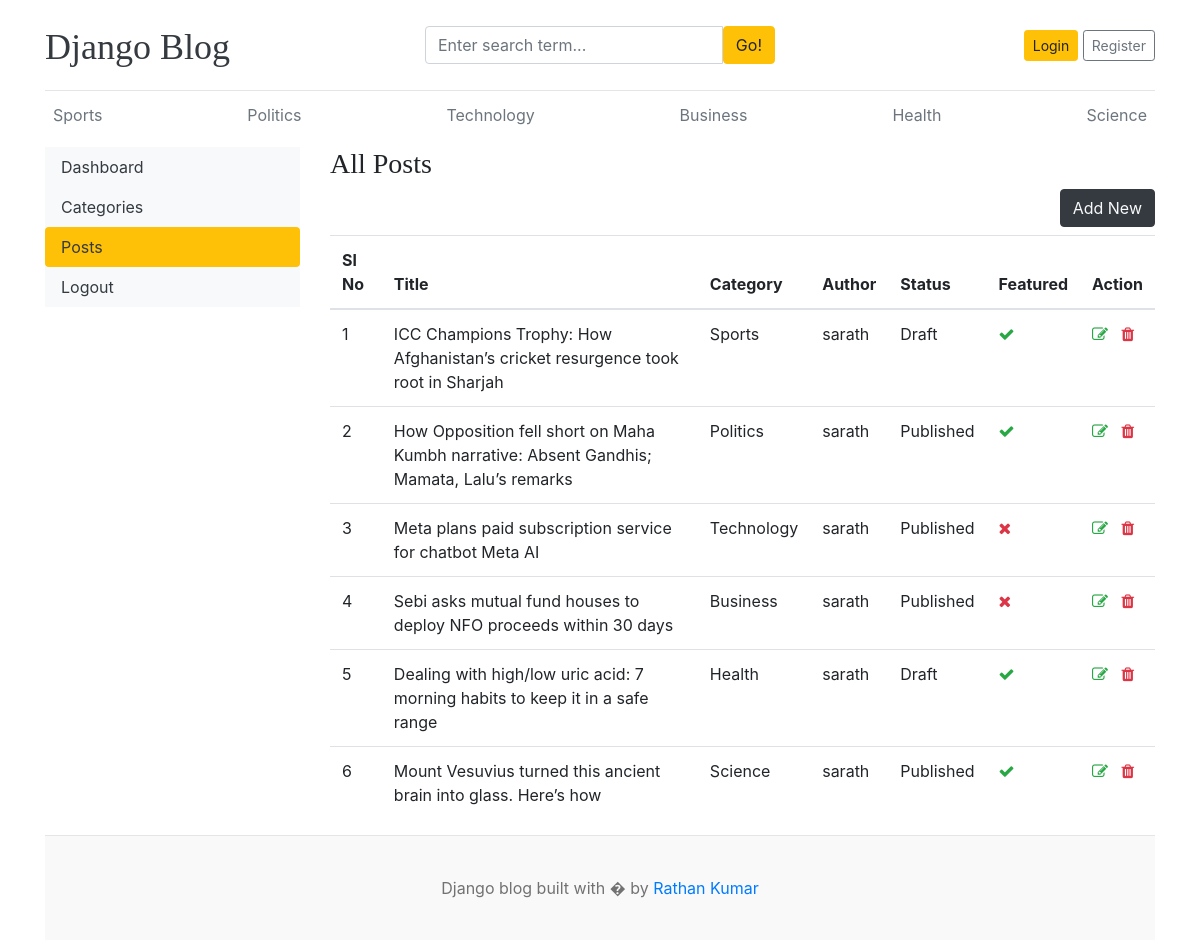
The app's page /dashboards/posts/ with its own data.
### blog/models.py (models this page shows, shortened)
class Category(models.Model):
    cat_name = models.CharField(max_length=30)
    created_at = models.DateTimeField(auto_now_add=True)
    updated_at = models.DateTimeField(auto_now=True)
    def __str__(self):
        return self.cat_name
    class Meta:
        verbose_name_plural = 'Categories'

class Blog(models.Model):
    title = models.CharField(max_length=100)
    slug = models.SlugField(max_length=150,unique=True,blank=True)
    category = models.ForeignKey(Category,on_delete=models.CASCADE)
    author = models.ForeignKey(User,on_delete=models.CASCADE)
    featured_image = models.ImageField(upload_to='uploads/%Y/%m/%d')
    short_desc = models.TextField()
    blog_body = models.TextField()
    status = models.CharField(max_length=20,choices=STATUS_CHOICES,default="Draft")
    is_featured = models.BooleanField(default=False)
    created_at = models.DateTimeField(auto_now_add=True)
    updated_at = models.DateTimeField(auto_now=True)

### dashboards/views.py (the view)
# urls.py: path('posts/',views.posts,name='posts'),
def posts(request):
    categories = Category.objects.all()
    posts = Blog.objects.all()
    context = {
        'categories':categories,
        'posts':posts
    }
    return render(request,'dashboards/posts.html',context)

### templates/dashboards/posts.html (shortened to what this page needs)
{% extends 'blog/base.html' %}
{% block content %}
<div class="row">
{% include 'dashboards/sidebar.html' %}
<div class="col-md-9">
<h3>All Posts</h3>
<a href="{% url 'add_posts' %}" class="btn btn-dark text-light float-right mb-2">Add New</a>
    <table class="table table-hover">
        <thead>
          <tr>
            <th>Sl No</th>
            <th>Title</th>
            <th>Category</th>
            <th>Author</th>
            <th>Status</th>
            <th>Featured</th>
            <th>Action</th>
          </tr>
        </thead>
        <tbody>
            {% for i in posts %}
          <tr>
            <td>{{forloop.counter}}</td>
            <td>{{i.title}}</td>
            <td>{{i.category}}</td>
            <td>{{i.author}}</td>
            <td>{{i.status}}</td>
            <td>{% if i.is_featured %}<i class="fa fa-check text-success"></i>{% else %}<i class="fa fa-times text-danger"></i>{% endif %}</td>
            <td>
                <a href="{% url 'edit_posts' i.pk %}"><i class="fa fa-edit text-success"></i></a>
                <a href="{% url 'delete_posts' i.pk %}"><i class="fa fa-trash text-danger"></i></a>
            </td>
          </tr>
          {% endfor %}
        </tbody>
      </table>
</div>
</div>
{% endblock %}

### templates/blog/base.html (shortened to what this page needs)
{% load static %}
<!DOCTYPE html>
<html lang="en">
<head>
    <link href="https://getbootstrap.com/docs/4.0/dist/css/bootstrap.min.css" rel="stylesheet">
    <link href="{% static 'css/blog.css' %}" rel="stylesheet">
    <link rel="stylesheet" href="https://cdnjs.cloudflare.com/ajax/libs/font-awesome/4.7.0/css/font-awesome.min.css">
  </head>
<body>
    <div class="container">
      <header class="blog-header py-3">
        <div class="row flex-nowrap justify-content-between align-items-center">
          <div class="col-4 pt-1">
            <a class="blog-header-logo text-dark" href="/">Django Blog</a>
          </div>
          <div class="col-4">
            <form action="{% url 'search' %}" method="get">
              <div class="input-group">
                <input class="form-control" name="keyword" value="{{keyword}}" type="text" placeholder="Enter search term..." aria-label="Enter search term..." aria-describedby="button-search" />
                <button  class="btn btn-warning" id="button-search" type="submit">Go!</button>
            </div>
            </form>
          </div>
          <div class="col-4 d-flex justify-content-end align-items-center">
            {% if not user.is_authenticated %}
            <a class="btn btn-sm btn-warning" href="{% url 'login' %}">Login</a> &nbsp;
            <a class="btn btn-sm btn-outline-secondary" href="{% url 'register' %}">Register</a>
            {% else %}
            <span>{{user.username}}</span>&nbsp;&nbsp;&nbsp;
            <a class="btn btn-sm btn-warning" href="{% url 'logout' %}">Logout</a> &nbsp;&nbsp;
            <a class="btn btn-sm btn-warning" href="{% url 'dashboard' %}">Dashboard</a>
            {% endif %}
          </div>
        </div>
      </header>
      <div class="nav-scroller py-1 mb-2">
        <nav class="nav d-flex justify-content-between">
          {% for i in categories %}
          <a class="p-2 text-muted" href="{% url 'get_post_by_category' i.id %}">{{i.cat_name}}</a>
          {% endfor %}
        </nav>
      </div>
{% block content %}
{% endblock %}
<footer class="blog-footer">
    <p>Django blog built with � by <a href="#">Rathan Kumar</a></p>
  </footer>
  </body>
  </html>

### static/css/blog.css (style rules this page uses)
.blog-header { border-bottom: 1px solid #e5e5e5; }
.blog-header-logo { font-family: "Playfair Display", Georgia, "Times New Roman", serif; font-size: 2.25rem; }
h1, h2, h3, h4, h5, h6 { font-family: "Playfair Display", Georgia, "Times New Roman", serif; }
.blog-footer { padding: 2.5rem 0; color: #727272; text-align: center; background-color: #f9f9f9; border-top: .05rem solid #e5e5e5; }
.blog-footer p:last-child { margin-bottom: 0; }

### records on screen
Category: cat_name "Sports"
Category: cat_name "Politics"
Category: cat_name "Technology"
Category: cat_name "Business"
Category: cat_name "Health"
Category: cat_name "Science"
Blog: title "ICC Champions Trophy: How Afghanistan’s cricket resurgence took root in Sharjah", category "Sports", author "sarath", status "Draft", is_featured True (drawn)
Blog: title "How Opposition fell short on Maha Kumbh narrative: Absent Gandhis; Mamata, Lalu’s remarks", category "Politics", author "sarath", status "Published", is_featured True (drawn)
Blog: title "Meta plans paid subscription service for chatbot Meta AI", category "Technology", author "sarath", status "Published", is_featured False (drawn)
Blog: title "Sebi asks mutual fund houses to deploy NFO proceeds within 30 days", category "Business", author "sarath", status "Published", is_featured False (drawn)
Blog: title "Dealing with high/low uric acid: 7 morning habits to keep it in a safe range", category "Health", author "sarath", status "Draft", is_featured True (drawn)
Blog: title "Mount Vesuvius turned this ancient brain into glass. Here’s how", category "Science", author "sarath", status "Published", is_featured True (drawn)
